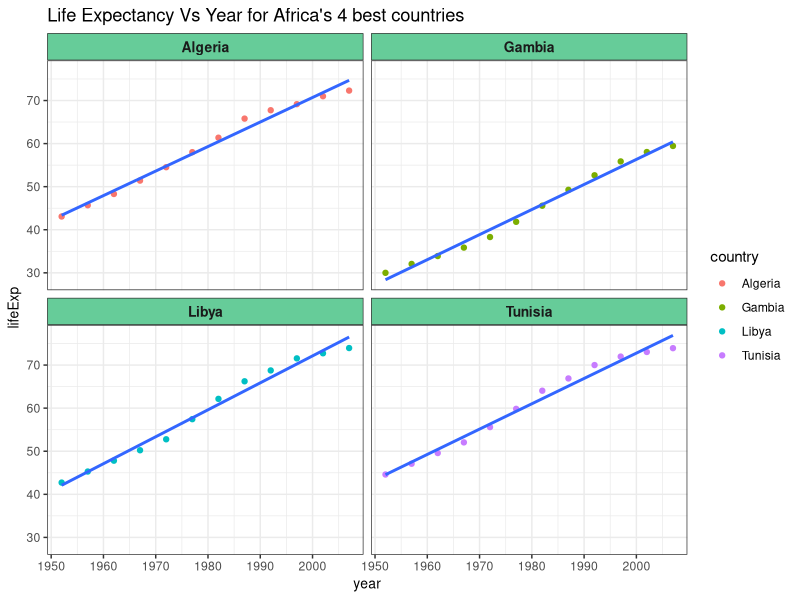
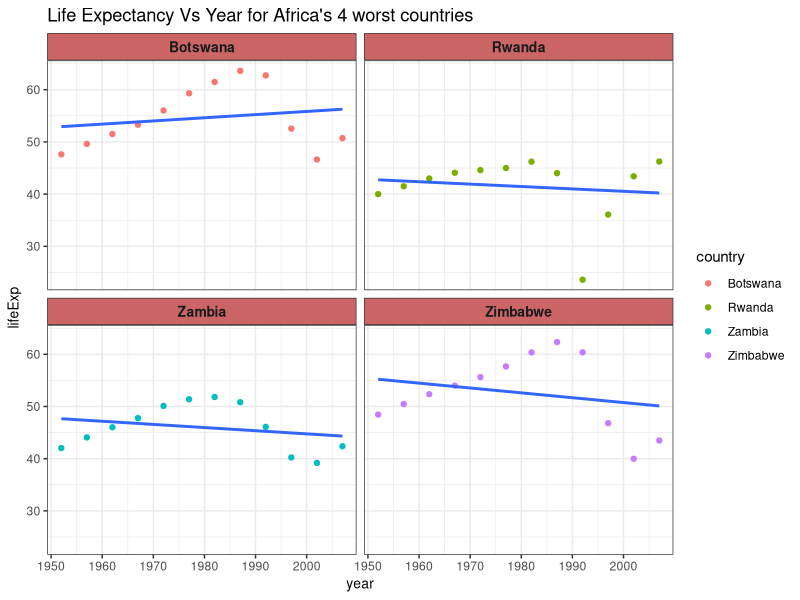
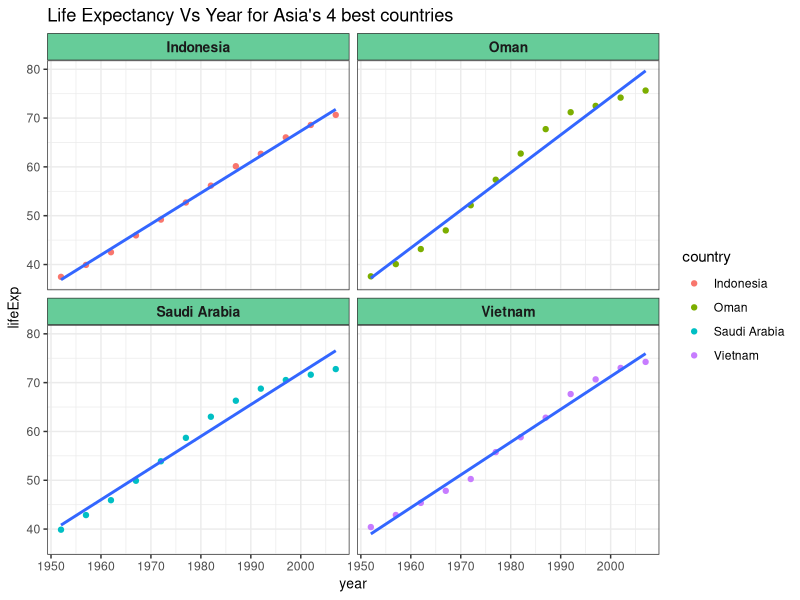
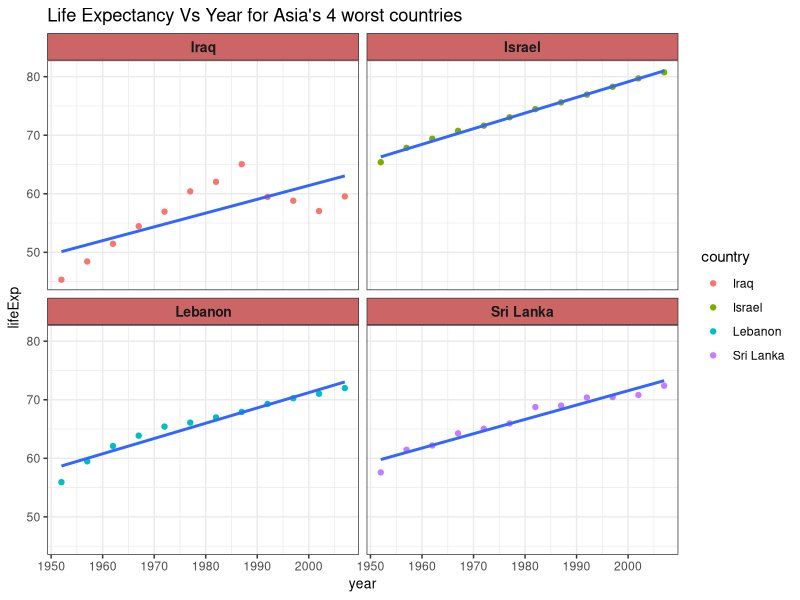
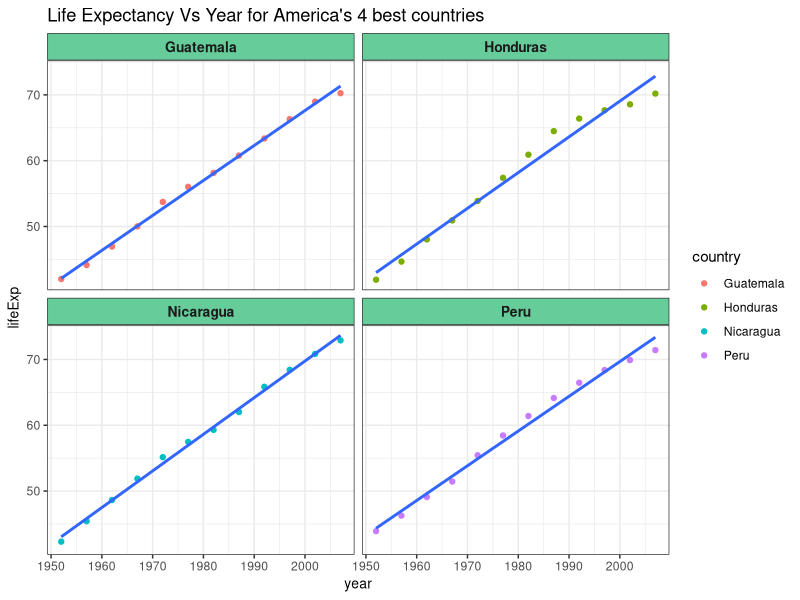
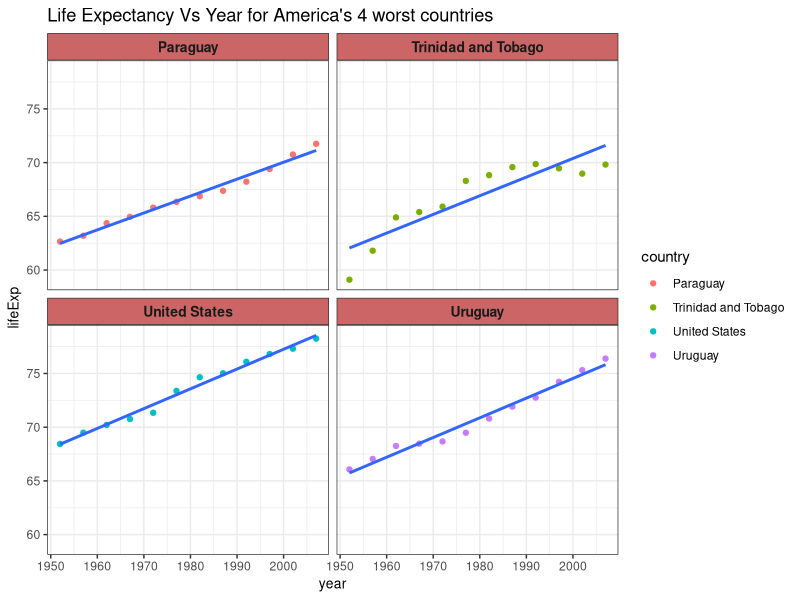
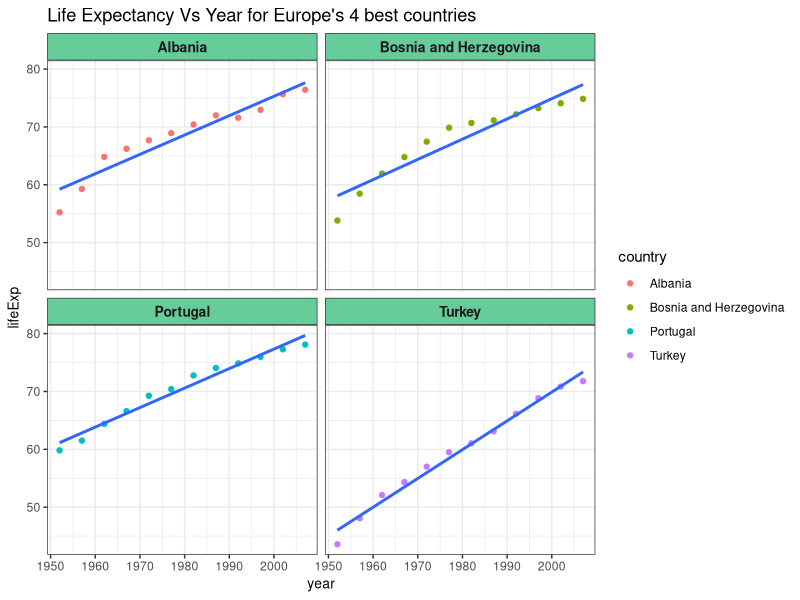
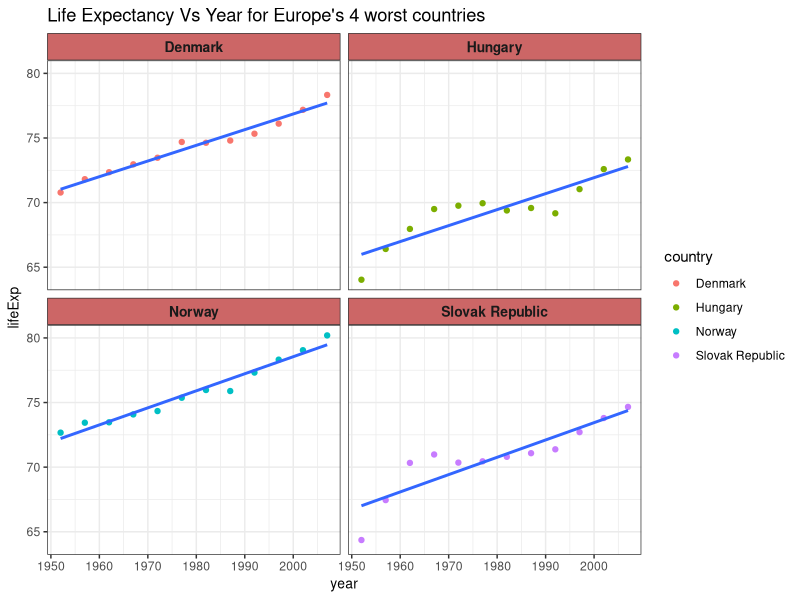

R code for these plots, in order:
library(tidyverse)
library(ggplot2)

# Import Asia's tsv files for Best and worst countries
asiaBestCountries <- read_tsv( "asiaBestCountries.tsv" )
asiaWorstCountries <- read_tsv( "asiaWorstCountries.tsv" )

# Import America's tsv files for Best and worst countries
americasBestCountries <- read_tsv( "americasBestCountries.tsv" )
americasWorstCountries <- read_tsv( "americasWorstCountries.tsv" )

# Import Europe's tsv files for Best and worst countries
europeBestCountries <- read_tsv( "europeBestCountries.tsv" )
europeWorstCountries <- read_tsv( "europeWorstCountries.tsv" )

# Import Africa's tsv files for Best and worst countries
africaBestCountries <- read_tsv( "africaBestCountries.tsv" )
africaWorstCountries <- read_tsv( "africaWorstCountries.tsv" )

# Generate figures
# scatterplots of life expectancy vs. year, faceting on country, fitted line overlaid.

#Life Expectancy Vs Year for Africa's 4 best countries
ggplot( africaBestCountries , aes( x = year , y = lifeExp ) ) + 
	geom_point(aes( color = country ) ) +
	facet_wrap( ~ country ) +
	labs(title="Life Expectancy Vs Year for Africa's 4 best countries")+
	geom_smooth( method = "lm" , se = FALSE )+ 
	theme_bw() +
	theme(strip.background = element_rect(fill="#66CC99"),
				axis.title = element_text(size=10),
				strip.text = element_text(size=10, face="bold"))
ggsave("africaBestCountries.png",device = "png",width = 10,height = 10,dpi = 600)

#Life Expectancy Vs Year for Africa's 4 best countries
ggplot( africaWorstCountries , aes( x = year , y = lifeExp ) ) + 
	geom_point(aes( color = country ) ) +
	facet_wrap( ~ country ) +
	labs(title="Life Expectancy Vs Year for Africa's 4 worst countries")+
	geom_smooth( method = "lm" , se = FALSE )+ 
	theme_bw() +
	theme(strip.background = element_rect(fill="#CC6666"),
				axis.title = element_text(size=10),
				strip.text = element_text(size=10, face="bold"))
ggsave("africaWorstCountries.png",device = "png",width = 10,height = 10,dpi = 600)

#Life Expectancy Vs Year for Asia's 4 best countries
ggplot( asiaBestCountries , aes( x = year , y = lifeExp ) ) + 
	geom_point(aes( color = country ) ) +
	facet_wrap( ~ country ) +
	labs(title="Life Expectancy Vs Year for Asia's 4 best countries")+
	geom_smooth( method = "lm" , se = FALSE )+ 
	theme_bw() +
	theme(strip.background = element_rect(fill="#66CC99"),
				axis.title = element_text(size=10),
				strip.text = element_text(size=10, face="bold"))
ggsave("asiaBestCountries.png",device = "png",width = 10,height = 10,dpi = 600)

#Life Expectancy Vs Year for Asia's 4 worst countries
ggplot( asiaWorstCountries , aes( x = year , y = lifeExp ) ) + 
	geom_point(aes( color = country ) ) +
	facet_wrap( ~ country ) +
	labs(title="Life Expectancy Vs Year for Asia's 4 worst countries")+
	geom_smooth( method = "lm" , se = FALSE )+ 
	theme_bw() +
	theme(strip.background = element_rect(fill="#CC6666"),
				axis.title = element_text(size=10),
				strip.text = element_text(size=10, face="bold"))
ggsave("asiaWorstCountries.png",device = "png",width = 10,height = 10,dpi = 600)

#Life Expectancy Vs Year for America's 4 best countries
ggplot( americasBestCountries , aes( x = year , y = lifeExp ) ) + 
	geom_point(aes( color = country ) ) +
	facet_wrap( ~ country ) +
	labs(title="Life Expectancy Vs Year for America's 4 best countries")+
	geom_smooth( method = "lm" , se = FALSE )+ 
	theme_bw() +
	theme(strip.background = element_rect(fill="#66CC99"),
				axis.title = element_text(size=10),
				strip.text = element_text(size=10, face="bold"))
ggsave("americasBestCountries.png",device = "png",width = 10,height = 10,dpi = 600)

#Life Expectancy Vs Year for America's 4 worst countries
ggplot( americasWorstCountries , aes( x = year , y = lifeExp ) ) + 
	geom_point(aes( color = country ) ) +
	facet_wrap( ~ country ) +
	labs(title="Life Expectancy Vs Year for America's 4 worst countries")+
	geom_smooth( method = "lm" , se = FALSE )+ 
	theme_bw() +
	theme(strip.background = element_rect(fill="#CC6666"),
				axis.title = element_text(size=10),
				strip.text = element_text(size=10, face="bold"))
ggsave("americasWorstCountries.png",device = "png",width = 10,height = 10,dpi = 600)

#Life Expectancy Vs Year for Europe's 4 best countries
ggplot( europeBestCountries , aes( x = year , y = lifeExp ) ) + 
	geom_point(aes( color = country ) ) +
	facet_wrap( ~ country ) +
	labs(title="Life Expectancy Vs Year for Europe's 4 best countries")+
	geom_smooth( method = "lm" , se = FALSE )+ 
	theme_bw() +
	theme(strip.background = element_rect(fill="#66CC99"),
				axis.title = element_text(size=10),
				strip.text = element_text(size=10, face="bold"))
ggsave("europeBestCountries.png",device = "png",width = 10,height = 10,dpi = 600)

#Life Expectancy Vs Year for Europe's 4 worst countries
ggplot( europeWorstCountries , aes( x = year , y = lifeExp ) ) + 
	geom_point(aes( color = country ) ) +
	facet_wrap( ~ country ) +
	labs(title="Life Expectancy Vs Year for Europe's 4 worst countries")+
	geom_smooth( method = "lm" , se = FALSE )+ 
	theme_bw() +
	theme(strip.background = element_rect(fill="#CC6666"),
				axis.title = element_text(size=10),
				strip.text = element_text(size=10, face="bold"))
ggsave("europeWorstCountries.png",device = "png",width = 11,height = 10,dpi = 600)
